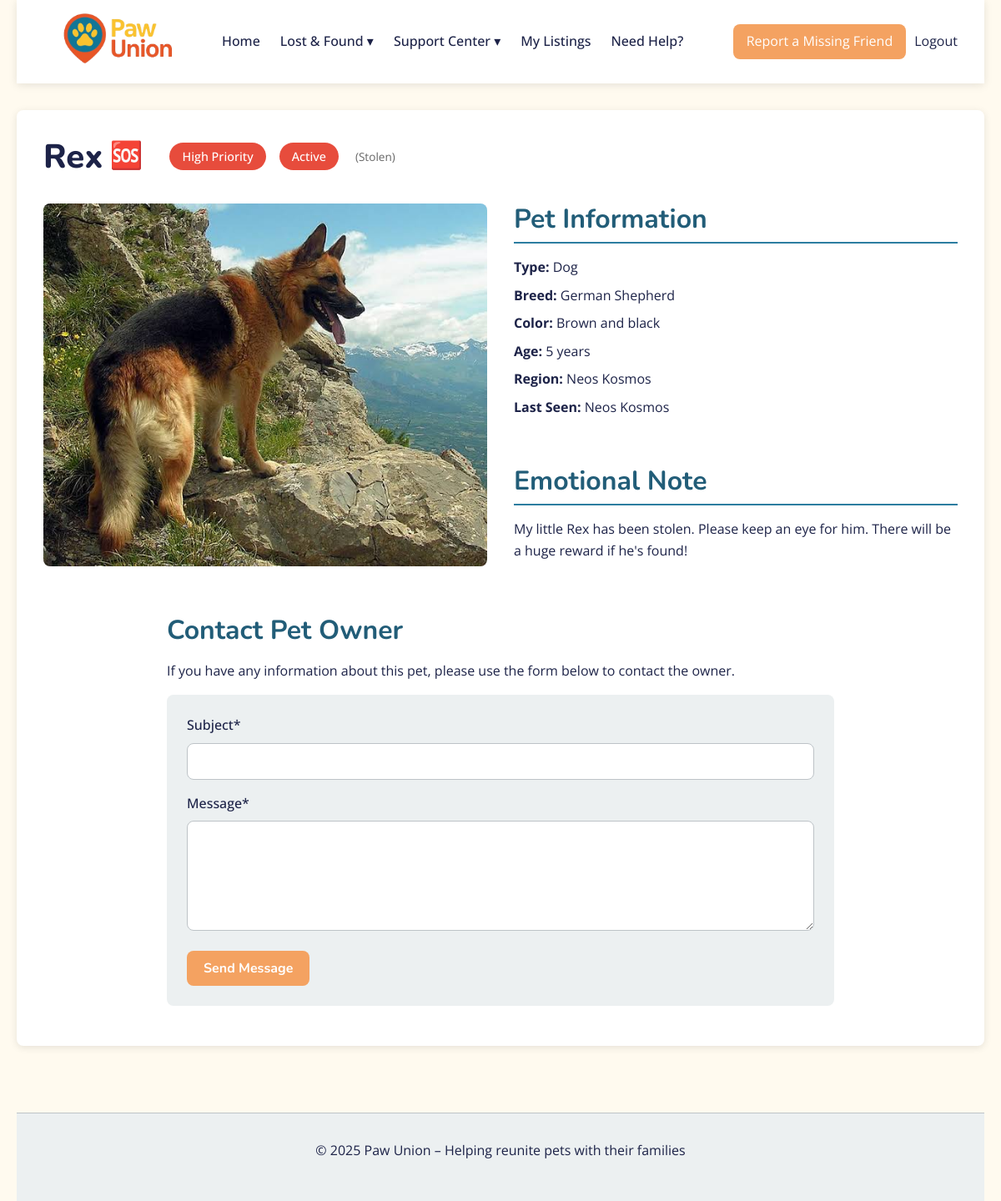
Screenshot of /pages/pet-details.php?id=21 (signed in) with the database file from the repository.
### tables this page shows
CREATE TABLE `pets` (
  `pet_id` int(11) NOT NULL,
  `user_id` int(11) NOT NULL,
  `name` varchar(50) NOT NULL,
  `type_id` int(11) NOT NULL,
  `breed_id` int(11) NOT NULL,
  `color` varchar(50) NOT NULL,
  `age` int(11) NOT NULL
);

CREATE TABLE `pet_reports` (
  `report_id` int(11) NOT NULL,
  `pet_id` int(11) NOT NULL,
  `report_type` enum('lost','found') NOT NULL,
  `report_status` enum('active','resolved') NOT NULL,
  `region_last_seen` int(11) NOT NULL,
  `priority_level` tinyint(1) NOT NULL DEFAULT 0,
  `priority_reason` enum('Medical','Stolen','Young','Elderly') NOT NULL,
  `image_url` varchar(250) NOT NULL,
  `emotional_note` varchar(150) NOT NULL,
  `emoticon` varchar(5) NOT NULL
);

CREATE TABLE `pet_types` (
  `type_id` int(11) NOT NULL,
  `type_name` enum('Dog','Cat','Bird') NOT NULL
);

CREATE TABLE `breeds` (
  `breed_id` int(11) NOT NULL,
  `breed_name` varchar(50) NOT NULL,
  `type_id` int(11) NOT NULL
);

CREATE TABLE `regions` (
  `region_id` int(11) NOT NULL,
  `region_name` varchar(50) NOT NULL
);

### pages/pet-details.php (the view, shortened to what this page needs)
<?php
require_once '../config/db.php';
$pet_id = isset($_GET['id']) ? intval($_GET['id']) : 0;
$query = "
    SELECT
        p.pet_id, p.name, p.color, p.age,
        pt.type_name AS type,
        b.breed_name AS breed,
        u.first_name AS owner_name, u.user_id,
        r.report_type, r.report_status, r.region_last_seen,
        r.image_url, r.priority_level, r.priority_reason,
        r.emotional_note, r.emoticon,
        rg.region_name
    FROM pets p
    JOIN pet_reports r ON p.pet_id = r.pet_id
    JOIN users u ON p.user_id = u.user_id
    JOIN pet_types pt ON p.type_id = pt.type_id
    JOIN breeds b ON p.breed_id = b.breed_id
    JOIN regions rg ON r.region_last_seen = rg.region_id
    WHERE p.pet_id = ? AND r.report_status IN ('active', 'resolved')
    ORDER BY r.report_id DESC
    LIMIT 1
";
$stmt = $conn->prepare($query);
$stmt->bind_param("i", $pet_id);
$stmt->execute();
$result = $stmt->get_result();
$pet = $result->fetch_assoc();
include_once '../components/header.php';
include_once '../components/navbar.php';
?>
<main class="pet-details-page">
    <div class="pet-details">
        <div class="pet-header">
            <h1 class="pet-name">
                <?= htmlspecialchars_decode($pet['name']) ?>
                <?php if (!empty($pet['emoticon']) && $pet['report_type'] === 'lost'): ?>
                    <span class="emoji"><?= htmlspecialchars($pet['emoticon']) ?></span>
                <?php endif; ?>
            </h1>
            <?php if ($pet['priority_level']): ?>
                <span class="priority-badge-2">High Priority</span>
            <?php endif; ?>
            <span class="status-badge <?= htmlspecialchars($pet['report_status']) ?>">
                <?= ucfirst($pet['report_status']) ?>
            </span>
            <?php if ($pet['priority_level']): ?>
                <small>(<?= htmlspecialchars($pet['priority_reason']) ?>)</small>
            <?php endif; ?>
        </div>
        <div class="pet-content">
            <div class="pet-image-large">
                <img src="<?= '../' . htmlspecialchars($pet['image_url']) ?>"
                     alt="<?= htmlspecialchars_decode($pet['name']) ?>"
                     onerror="this.src='../assets/images/pets/placeholder.png';">
            </div>
            <div class="pet-info-detailed">
                <div class="info-section">
                    <h2>Pet Information</h2>
                    <ul>
                        <li><strong>Type:</strong> <?= htmlspecialchars($pet['type']) ?></li>
                        <li><strong>Breed:</strong> <?= htmlspecialchars($pet['breed']) ?></li>
                        <li><strong>Color:</strong> <?= htmlspecialchars_decode($pet['color']) ?></li>
                        <li><strong>Age:</strong> <?= htmlspecialchars($pet['age']) ?> years</li>
                        <li><strong>Region:</strong> <?= htmlspecialchars($pet['region_name']) ?></li>
                        <li><strong><?= $pet['report_type'] === 'lost' ? 'Last Seen:' : 'Found At:' ?></strong>
                            <?= htmlspecialchars($pet['region_name']) ?></li>
                    </ul>
                </div>
                <?php if (!empty($pet['emotional_note']) && $pet['report_type'] === 'lost'): ?>
                    <div class="info-section">
                        <h2>Emotional Note</h2>
                        <p><?= htmlspecialchars_decode($pet['emotional_note']) ?></p>
                    </div>
                <?php endif; ?>
            </div>
        </div>
        <?php if ($pet['report_type'] === 'lost'): ?>
            <div class="contact-section">
                <h2>Contact Pet Owner</h2>
                <p>If you have any information about this pet, please use the form below to contact the owner.</p>
                <form action="" method="post" class="contact-form">
                    <div class="form-group">
                        <label for="subject">Subject*</label>
                        <input type="text" id="subject" name="subject" required>
                    </div>
                    <div class="form-group">
                        <label for="message">Message*</label>
                        <textarea id="message" name="message" rows="5" required></textarea>
                    </div>
                    <button type="submit" name="contact_owner" class="btn-primary">Send Message</button>
                </form>
            </div>
        <?php endif; ?>
    </div>
</main>
<?php include_once '../components/footer.php'; ?>

### assets/css/main.css (style rules this page uses)
:root { --primary: #2c7da0; --primary-dark: #225d78; --secondary: #f4a261; --secondary-dark: #e76f51; --success: #2ecc71; --danger: #e74c3c; --light: #ecf0f1; --dark: #225d78; --text: #1d2348; --border: #bdc3c7; --background: #fffaef; --shadow: rgba(0, 0, 0, 0.1); --radius: 8px; --font-heading: 'Nunito', -apple-system, BlinkMacSystemFont, 'Segoe UI', Roboto, sans-serif; --font-body: 'Open Sans', -apple-system, BlinkMacSystemFont, 'Segoe UI', Roboto, sans-serif; --transition: all 0.3s ease; }
* { margin: 0; padding: 0; box-sizing: border-box; }
body { font-family: var(--font-body); line-height: 1.6; color: var(--text); background-color: var(--background); }
h1, h2, h3, h4, h5, h6 { margin-bottom: 1rem; font-weight: 600; line-height: 1.2; color: var(--dark); }
h1 { font-size: 2.5rem; }
h2 { font-size: 2rem; }
p { margin-bottom: 1rem; }
.btn-primary, .btn-secondary, .btn-danger, .btn-success, .btn-view { display: inline-block; padding: 10px 20px; border-radius: var(--radius); font-weight: 500; text-align: center; cursor: pointer; transition: var(--transition); border: none; font-size: 1rem; }
.btn-primary { background-color: var(--primary); color: white; }
.form-group { margin-bottom: 1rem; }
label { display: block; margin-bottom: 0.5rem; font-weight: 500; }
input[type="text"], input[type="email"], input[type="password"], input[type="number"], input[type="file"], select, textarea { width: 100%; padding: 10px; border: 1px solid var(--border); border-radius: var(--radius); background-color: white; font-size: 1rem; font-family: var(--font-body); }
h1, h2, h3, h4, h5, h6, button, .btn-primary, .btn-secondary, .navbar a, .header h1 { font-family: 'Nunito', sans-serif; font-weight: 700; }
main { padding: 2rem 0; min-height: calc(100vh - 200px); }
.btn-primary { background-color: var(--secondary); color: white; }
.priority-badge-2 { background-color: var(--danger); color: white; padding: 5px 15px; border-radius: 20px; font-size: 0.9rem; font-weight: 500; }
.status-badge.active { background-color: var(--danger); color: white; }
.pet-header small { font-size: 0.85rem; font-weight: 400; color: #666; margin-left: 0.25rem; display: inline-block; vertical-align: middle; }
.pet-details { background-color: white; padding: 2rem; padding-bottom: 3rem; border-radius: var(--radius); box-shadow: 0 2px 10px var(--shadow); }
.pet-header { display: flex; align-items: center; gap: 1rem; flex-wrap: wrap; margin-bottom: 2rem; }
.pet-name { font-size: 2.5rem; font-weight: 800; color: var(--text); display: flex; align-items: center; gap: 0.5rem; }
.emoji { font-size: 2rem; }
.pet-header h1 { margin-bottom: 0; margin-right: 1rem; }
.status-badge { padding: 5px 15px; border-radius: 20px; font-size: 0.9rem; font-weight: 500; }
.pet-content { display: grid; grid-template-columns: 1fr 1fr; gap: 2rem; }
.pet-image-large { position: relative; }
.pet-image-large img { width: 100%; max-height: 500px; object-fit: cover; border-radius: var(--radius); }
.pet-info-detailed { display: flex; flex-direction: column; gap: 1.5rem; }
.info-section { margin-bottom: 1.5rem; }
.info-section h2 { margin-bottom: 1rem; padding-bottom: 0.5rem; border-bottom: 2px solid var(--primary); }
.info-section ul { list-style: none; }
.info-section li { margin-bottom: 0.5rem; }
.contact-section { margin-top: 1.5rem; padding-top: 1.5rem; }
.contact-form { background-color: var(--light); padding: 1.5rem; border-radius: var(--radius); }
.contact-section { max-width: 800px; margin: 0 auto; }

### rows the page displays
pets: name "Rex", pet_reports.emoticon "🆘", pet_reports.report_status "Active", pet_reports.priority_reason "Stolen", pet_reports.image_url (picture), pet_types.type_name "Dog", breed.breed_name "German Shepherd", color "Brown and black", age "5", regions.region_name "Neos Kosmos", pet_reports.emotional_note "My little Rex has been stolen. Please keep an eye for him. There will be a huge reward if he's found!"
